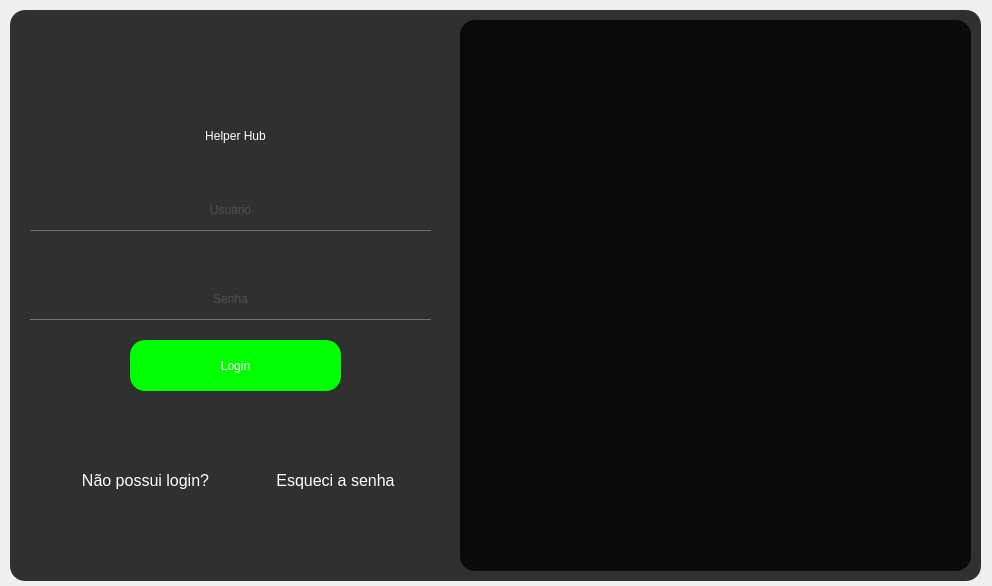
<?xml version="1.0" encoding="UTF-8"?>
<ui version="4.0">
 <class>login</class>
 <widget class="QMainWindow" name="login">
  <property name="geometry">
   <rect>
    <x>0</x>
    <y>0</y>
    <width>992</width>
    <height>586</height>
   </rect>
  </property>
  <property name="windowTitle">
   <string>login</string>
  </property>
  <property name="styleSheet">
   <string notr="true">*{
	font-family: century gothic;
	font-size: 24px;
}
#centralwidget{
color:white;
}
/*background: url(:/imagem/imagens/fundo_login_1.jpeg) no-repeat center center fixed;
}

</string>
  </property>
  <widget class="QWidget" name="centralwidget">
   <widget class="QFrame" name="frame">
    <property name="geometry">
     <rect>
      <x>10</x>
      <y>10</y>
      <width>971</width>
      <height>571</height>
     </rect>
    </property>
    <property name="font">
     <font>
      <family>century gothic</family>
      <pointsize>-1</pointsize>
      <bold>false</bold>
     </font>
    </property>
    <property name="layoutDirection">
     <enum>Qt::LayoutDirection::LeftToRight</enum>
    </property>
    <property name="styleSheet">
     <string notr="true">QFrame{
	background: rgba(0,0,0,0.8);
	border-radius:15px;
}</string>
    </property>
    <property name="frameShape">
     <enum>QFrame::Shape::StyledPanel</enum>
    </property>
    <property name="frameShadow">
     <enum>QFrame::Shadow::Raised</enum>
    </property>
    <widget class="QLabel" name="login_2">
     <property name="geometry">
      <rect>
       <x>40</x>
       <y>110</y>
       <width>371</width>
       <height>31</height>
      </rect>
     </property>
     <property name="layoutDirection">
      <enum>Qt::LayoutDirection::LeftToRight</enum>
     </property>
     <property name="styleSheet">
      <string notr="true">QLabel{
	font: 20pt &quot;Segoe Script&quot;;
	background: transparent;
	color:white;
}</string>
     </property>
     <property name="text">
      <string>Helper Hub</string>
     </property>
     <property name="alignment">
      <set>Qt::AlignmentFlag::AlignCenter</set>
     </property>
    </widget>
    <widget class="QPushButton" name="btn_login">
     <property name="geometry">
      <rect>
       <x>120</x>
       <y>330</y>
       <width>211</width>
       <height>51</height>
      </rect>
     </property>
     <property name="styleSheet">
      <string notr="true">QPushButton {
   background:rgb(0, 255, 0);
    color: white;               /* Cor do texto: branco */
	font: 18pt &quot;Times New Roman&quot;;
    border-radius: 15px;        /* Borda arredondada */
}

QPushButton:hover {
    background-color: #007bff;  /* Cor do fundo quando o mouse está sobre o botão: azul claro */
    color: #333333;             /* Cor do texto ao passar o mouse: cinza escuro */
}

QPushButton:pressed {
    background-color: #003366;  /* Cor do botão ao ser pressionado: azul ainda mais escuro */
    color: #ffffff;             /* Cor do texto ao ser pressionado: branco */
}</string>
     </property>
     <property name="text">
      <string>Login</string>
     </property>
    </widget>
    <widget class="QLineEdit" name="campo_usuario">
     <property name="geometry">
      <rect>
       <x>20</x>
       <y>180</y>
       <width>401</width>
       <height>41</height>
      </rect>
     </property>
     <property name="styleSheet">
      <string notr="true">QLineEdit{
	background:transparent;
	border:none;
	color:#717072;
	border-bottom:1px solid #717072; 
}</string>
     </property>
     <property name="text">
      <string/>
     </property>
     <property name="alignment">
      <set>Qt::AlignmentFlag::AlignCenter</set>
     </property>
     <property name="placeholderText">
      <string>Usuário</string>
     </property>
    </widget>
    <widget class="QLineEdit" name="campo_senha">
     <property name="geometry">
      <rect>
       <x>20</x>
       <y>269</y>
       <width>401</width>
       <height>41</height>
      </rect>
     </property>
     <property name="styleSheet">
      <string notr="true">QLineEdit{
	background:transparent;
	border:none;
	color:#717072;
	border-bottom:1px solid #717072; 
}</string>
     </property>
     <property name="text">
      <string/>
     </property>
     <property name="echoMode">
      <enum>QLineEdit::EchoMode::Password</enum>
     </property>
     <property name="alignment">
      <set>Qt::AlignmentFlag::AlignCenter</set>
     </property>
     <property name="placeholderText">
      <string>Senha</string>
     </property>
    </widget>
    <widget class="QPushButton" name="btn_cadastro">
     <property name="geometry">
      <rect>
       <x>50</x>
       <y>460</y>
       <width>171</width>
       <height>20</height>
      </rect>
     </property>
     <property name="styleSheet">
      <string notr="true">QPushButton{
	background:transparent;
	font-size:16px;
	color:white;
	border-radius:15px;
}</string>
     </property>
     <property name="text">
      <string>Não possui login?</string>
     </property>
    </widget>
    <widget class="QPushButton" name="btn_recuperar_senha">
     <property name="geometry">
      <rect>
       <x>250</x>
       <y>460</y>
       <width>151</width>
       <height>20</height>
      </rect>
     </property>
     <property name="styleSheet">
      <string notr="true">QPushButton{
	background:transparent;
	font-size:16px;
	color:white;
	border-radius:15px;
}</string>
     </property>
     <property name="text">
      <string>Esqueci a senha</string>
     </property>
    </widget>
    <widget class="QFrame" name="frame_2">
     <property name="geometry">
      <rect>
       <x>450</x>
       <y>10</y>
       <width>511</width>
       <height>551</height>
      </rect>
     </property>
     <property name="styleSheet">
      <string notr="true">background: url(:/imagem/imagens/lado_login.png) no-repeat center center fixed;</string>
     </property>
     <property name="frameShape">
      <enum>QFrame::Shape::StyledPanel</enum>
     </property>
     <property name="frameShadow">
      <enum>QFrame::Shadow::Raised</enum>
     </property>
    </widget>
    <widget class="QToolButton" name="toolButton">
     <property name="geometry">
      <rect>
       <x>190</x>
       <y>30</y>
       <width>71</width>
       <height>61</height>
      </rect>
     </property>
     <property name="styleSheet">
      <string notr="true">#toolButton{
	background: transparent;
	border-radius:30px;
}</string>
     </property>
     <property name="text">
      <string/>
     </property>
     <property name="icon">
      <iconset resource="recursos.qrc">
       <normaloff>:/imagem/imagens/user.png</normaloff>:/imagem/imagens/user.png</iconset>
     </property>
     <property name="iconSize">
      <size>
       <width>128</width>
       <height>128</height>
      </size>
     </property>
    </widget>
   </widget>
  </widget>
 </widget>
 <resources>
  <include location="recursos.qrc"/>
 </resources>
 <connections/>
</ui>
